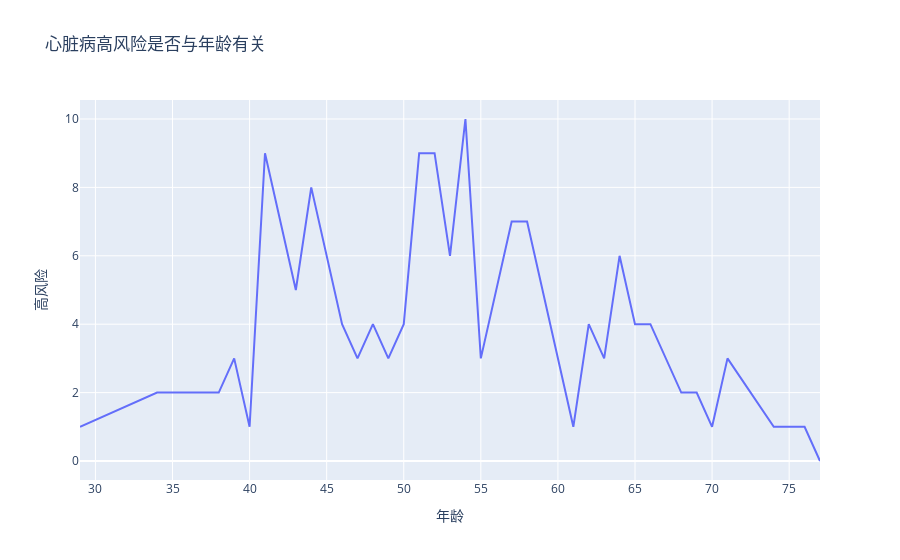

The notebook cell saved with this chart:
### Code cell
v=pd.crosstab(data['age'],data['output']).reset_index()
v.columns=['年龄','低风险','高风险']
px.line(v,v['年龄'],v['高风险'],title='心脏病高风险是否与年龄有关')

### Figure 1 — Plotly figure (JSON) as saved in the notebook; plotly's stock layout.template omitted (floating-point values rounded to 4 significant figures)
{"data": [{"hovertemplate": "年龄=%{x}<br>高风险=%{y}<extra></extra>", "legendgroup": "", "line": {"color": "#636efa", "dash": "solid"}, "marker": {"symbol": "circle"}, "mode": "lines", "name": "", "orientation": "v", "showlegend": false, "x": [29, 34, 35, 37, 38, 39, 40, 41, 42, 43, 44, 45, 46, 47, 48, 49, 50, 51, 52, 53, 54, 55, 56, 57, 58, 59, 60, 61, 62, 63, 64, 65, 66, 67, 68, 69, 70, 71, 74, 76, 77], "xaxis": "x", "y": [1, 2, 2, 2, 2, 3, 1, 9, 7, 5, 8, 6, 4, 3, 4, 3, 4, 9, 9, 6, 10, 3, 5, 7, 7, 5, 3, 1, 4, 3, 6, 4, 4, 3, 2, 2, 1, 3, 1, 1, 0], "yaxis": "y", "type": "scatter"}], "layout": {"xaxis": {"anchor": "y", "domain": [0.0, 1.0], "title": {"text": "年龄"}}, "yaxis": {"anchor": "x", "domain": [0.0, 1.0], "title": {"text": "高风险"}}, "legend": {"tracegroupgap": 0}, "title": {"text": "心脏病高风险是否与年龄有关"}}}
